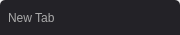
<?xml version="1.0" encoding="UTF-8"?>
<ui version="4.0">
 <class>tabWidget</class>
 <widget class="QWidget" name="tabWidget">
  <property name="geometry">
   <rect>
    <x>0</x>
    <y>0</y>
    <width>180</width>
    <height>35</height>
   </rect>
  </property>
  <property name="minimumSize">
   <size>
    <width>40</width>
    <height>35</height>
   </size>
  </property>
  <property name="maximumSize">
   <size>
    <width>180</width>
    <height>35</height>
   </size>
  </property>
  <property name="windowTitle">
   <string>Form</string>
  </property>
  <layout class="QHBoxLayout" name="horizontalLayout">
   <property name="spacing">
    <number>0</number>
   </property>
   <property name="leftMargin">
    <number>0</number>
   </property>
   <property name="topMargin">
    <number>0</number>
   </property>
   <property name="rightMargin">
    <number>0</number>
   </property>
   <property name="bottomMargin">
    <number>0</number>
   </property>
   <item>
    <widget class="QWidget" name="tabWidget_2" native="true">
     <property name="minimumSize">
      <size>
       <width>40</width>
       <height>35</height>
      </size>
     </property>
     <property name="maximumSize">
      <size>
       <width>180</width>
       <height>35</height>
      </size>
     </property>
     <property name="styleSheet">
      <string notr="true">QWidget{
	background-color:rgb(35, 34, 39);
	color:rgb(170, 170, 170);
	border-top-left-radius:5px;
	border-top-right-radius:5px;
	padding:2px;
}</string>
     </property>
     <layout class="QHBoxLayout" name="horizontalLayout_2">
      <property name="spacing">
       <number>0</number>
      </property>
      <property name="leftMargin">
       <number>3</number>
      </property>
      <property name="topMargin">
       <number>0</number>
      </property>
      <property name="rightMargin">
       <number>3</number>
      </property>
      <property name="bottomMargin">
       <number>0</number>
      </property>
      <item>
       <widget class="QLabel" name="tabLabel">
        <property name="minimumSize">
         <size>
          <width>10</width>
          <height>25</height>
         </size>
        </property>
        <property name="maximumSize">
         <size>
          <width>150</width>
          <height>25</height>
         </size>
        </property>
        <property name="text">
         <string>New Tab</string>
        </property>
       </widget>
      </item>
      <item>
       <spacer name="horizontalSpacer">
        <property name="orientation">
         <enum>Qt::Horizontal</enum>
        </property>
        <property name="sizeType">
         <enum>QSizePolicy::Preferred</enum>
        </property>
        <property name="sizeHint" stdset="0">
         <size>
          <width>40</width>
          <height>20</height>
         </size>
        </property>
       </spacer>
      </item>
      <item>
       <widget class="QPushButton" name="tabPushButton">
        <property name="minimumSize">
         <size>
          <width>25</width>
          <height>25</height>
         </size>
        </property>
        <property name="maximumSize">
         <size>
          <width>25</width>
          <height>25</height>
         </size>
        </property>
        <property name="font">
         <font>
          <pointsize>13</pointsize>
         </font>
        </property>
        <property name="styleSheet">
         <string notr="true">QPushButton{
	background-color:rgba(0, 0, 0, 0);
	color:rgb(144, 144, 144);
}
QPushButton:hover{
	color:rgb(255, 255, 255);
}
QPushButton:pressed{
	padding-top:5px;
	padding-left:5px;
}</string>
        </property>
        <property name="text">
         <string></string>
        </property>
       </widget>
      </item>
     </layout>
    </widget>
   </item>
  </layout>
 </widget>
 <resources/>
 <connections/>
</ui>
